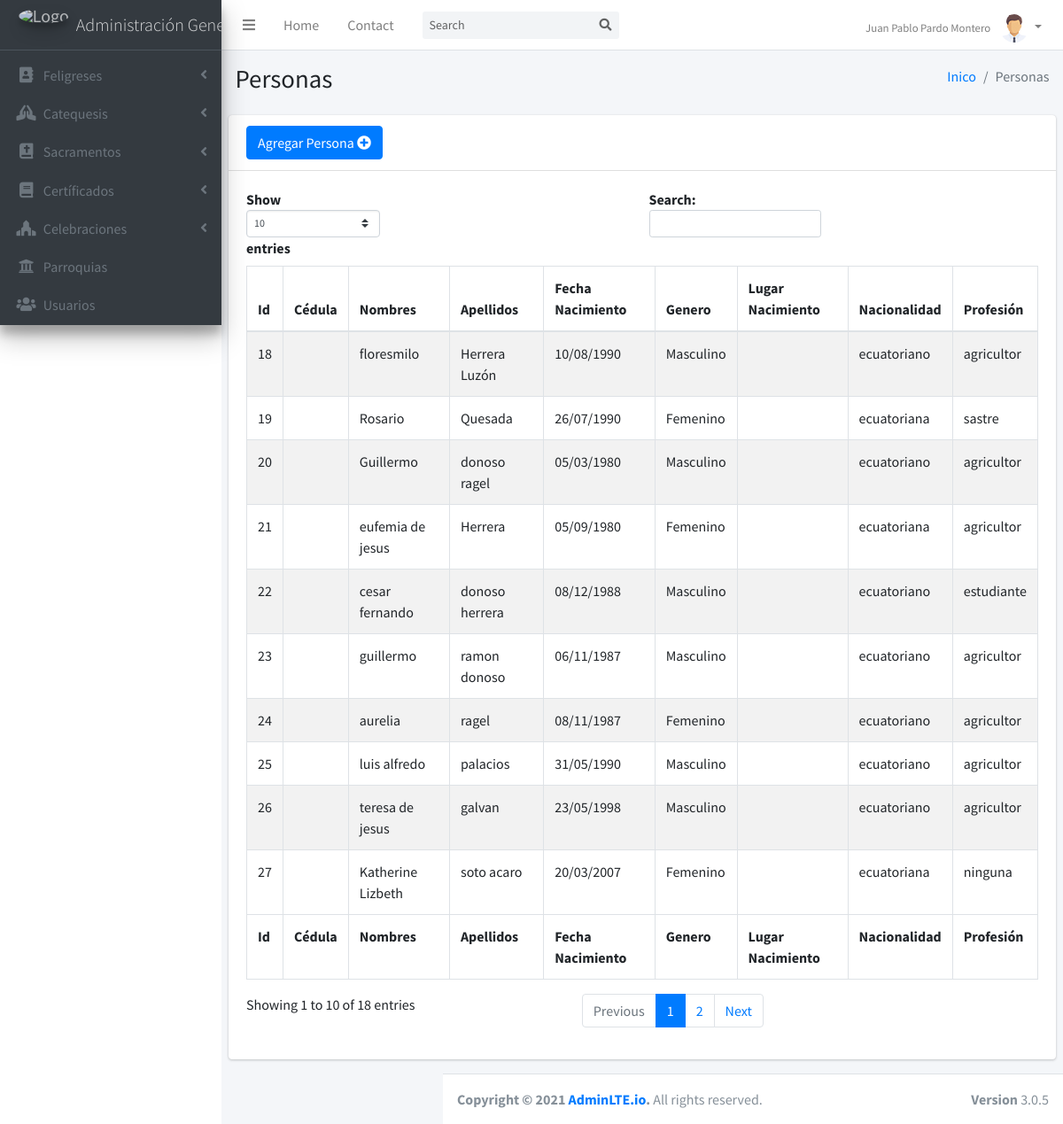
Screenshot of /personas (signed in) with the database file from the repository.
### tables this page shows
CREATE TABLE `persona` (
  `id` int(11) NOT NULL,
  `cedula` varchar(10) NOT NULL,
  `nombres` varchar(100) NOT NULL,
  `apellidos` varchar(100) NOT NULL,
  `f_nacimiento` varchar(50) NOT NULL,
  `genero` enum('Masculino','Femenino') NOT NULL,
  `estado_civil` varchar(50) NOT NULL,
  `nacionalidad` varchar(50) NOT NULL,
  `profesion` varchar(50) NOT NULL
);

### controladores/CtrlPrincipal.php (called while the page is built)
<?php
class Principal
{
	function CtrlPrincipal()
	{
		include "vistas/plantilla.php";
	}
}

### index.php (called while the page is built, shortened)
<?php
	require_once "controladores/CtrlPrincipal.php";
	require_once "controladores/CtrlPersona.php";
	require_once "modelos/MdlPersona.php";
	$Obj_Principal = new Principal();
	$Obj_Principal -> CtrlPrincipal();

### modelos/conexion.php (called while the page is built)
<?php
class conexion
{
	static public function conectar(){
		$con = new PDO("mysql:host=localhost;dbname=parroquia;charset=utf8","root","");
		return $con;
	}
}

### modelos/MdlPersona.php (called while the page is built, shortened)
<?php
require_once ("conexion.php");
 class ModeloPersona{
    static public function mdlMostrarPersona($parametros, $datos){
        if($parametros!=null){
            $stm = conexion::conectar()->prepare("SELECT * FROM persona WHERE id=:datos");
 		    $stm -> bindParam(":datos", $datos, PDO::PARAM_INT);
 		    $stm->execute();
 		    return $stm->fetch();
        }else{
            $stm = conexion::conectar()->prepare("SELECT * FROM persona");
            $stm->execute();
            return $stm->fetchAll();
        }
    }
 }

### controladores/CtrlPersona.php (called while the page is built, shortened)
<?php
class ControladorPerona{
    static public function ctrlMostrarPersona($parametros, $datos){
        $res = ModeloPersona::mdlMostrarPersona($parametros, $datos);
        return $res;
    }
}

### vistas/modulos/personas.php (the view, shortened to what this page needs)
<div class="content-wrapper">
  <section class="content-header">
    <div class="container-fluid">
      <div class="row mb-2">
        <div class="col-sm-6">
          <h1>Personas</h1>
        </div>
        <div class="col-sm-6">
          <ol class="breadcrumb float-sm-right">
            <li class="breadcrumb-item"><a href="inicio">Inico</a></li>
            <li class="breadcrumb-item active">Personas</li>
          </ol>
        </div>
      </div>
    </div>
  </section>
  <section class="content">
    <div class="card">
      <div class="card-header">
        <button class="btn btn-primary" data-toggle="modal" data-target="#ModalPersonas">
          Agregar Persona <span class="fas fa-plus-circle"></span>
        </button>
      </div>
      <div class="card-body">
        <table id="example1" class="table table-bordered table-striped">
               <thead>
                <tr>
                  <th>Id</th>
                  <th>Cédula</th>
                  <th>Nombres</th>
                  <th>Apellidos</th>
                  <th>Fecha Nacimiento</th>
                  <th>Genero</th>
                  <th>Lugar Nacimiento</th>
                  <th>Nacionalidad</th>
                  <th>Profesión</th>
                </tr>
                </thead>
                <tbody>
                  <?php
                    $parametros = null;
                    $datos = null;
                    $persona = ControladorPerona::ctrlMostrarPersona($parametros, $datos);
                    foreach($persona as $key=>$value){
                      echo '
                      <tr>
                        <td>'.$value["id"].'</td>
                        <td>'.$value["cedula"].'</td>
                        <td>'.$value["nombres"].'</td>
                        <td>'.$value["apellidos"].'</td>
                        <td>'.$value["f_nacimiento"].'</td>
                        <td>'.$value["genero"].'</td>
                        <td>'.$value["lugar_nacimiento"].'</td>
                        <td>'.$value["nacionalidad"].'</td>
                        <td>'.$value["profesion"].'</td>
                        <td>
                          <div class="btn btn-group">
                            <button class="btn btn-warning btnEditarPersona" idPersona = "'.$value["id"].'"data-toggle="modal" data-target="#ModalPersonasModificar">
                            <i class="far fa-edit"></i></button>
                            <button class="btn btn-danger btnEliminarPersona" idPersona = "'.$value["id"].'" ><i class="far fa-window-close"></i></button>
                          </div>
                        </td>
                      </tr>
                      ';
                    }
                  ?>
                </tbody>
                <tfoot>
                <tr>
                  <th>Id</th>
                  <th>Cédula</th>
                  <th>Nombres</th>
                  <th>Apellidos</th>
                  <th>Fecha Nacimiento</th>
                  <th>Genero</th>
                  <th>Lugar Nacimiento</th>
                  <th>Nacionalidad</th>
                  <th>Profesión</th>
                </tr>
                </tfoot>
        </table>
      </div>
    </div>
  </section>

### vistas/plantilla.php (shortened to what this page needs)
<!DOCTYPE html>
<html>
<head>
  <link rel="stylesheet" href="vistas/plugins/fontawesome-free/css/all.min.css">
  <link rel="stylesheet" href="https://code.ionicframework.com/ionicons/2.0.1/css/ionicons.min.css">
  <link rel="stylesheet" href="vistas/dist/css/adminlte.min.css">
  <link rel="stylesheet" href="vistas/plugins/sweetalert2/sweetalert2.min.css">
</head>
<?php
    if (isset($_SESSION['login']) && $_SESSION['login'] == 'activa'){
      echo '<body class="hold-transition sidebar-mini">  ';
      echo '<div class="wrapper">';
      include "vistas/modulos/nav.php";
      include "vistas/modulos/menu.php";
      if (isset($_GET["enlace"] )){
        if($_GET["enlace"] == "inicio"  ||
          $_GET["enlace"] == "personas" ||
          $_GET["enlace"] == "familia" ||
          $_GET["enlace"] == "conformacion-familia" ||
          $_GET["enlace"] == "niveles-catesismo" ||
          $_GET["enlace"] == "matriculas-catesismo" ||
          $_GET["enlace"] == "pase-anio-catesismo" ||
          $_GET["enlace"] == "sacramento-bautizo" ||
          $_GET["enlace"] == "sacramento-primera-comunion" ||
          $_GET["enlace"] == "sacramento-confirmacion" ||
          $_GET["enlace"] == "sacramento-matrimonio" ||
          $_GET["enlace"] == "certificado-bautizo" ||
          $_GET["enlace"] == "certificado-primera-comunion" ||
          $_GET["enlace"] == "certificado-confirmacion" ||
          $_GET["enlace"] == "certificado-matrimonio" ||
          $_GET["enlace"] == "eucaristia" ||
          $_GET["enlace"] == "intenciones" ||
          $_GET["enlace"] == "ingresos" ||
          $_GET["enlace"] == "parroquia" ||
          $_GET["enlace"] == "usuarios" ||
          $_GET["enlace"] == "salir" ){
            include "vistas/modulos/".$_GET["enlace"].".php";
        }else{
          include "vistas/modulos/404.php";
        }
      }else{
        include "vistas/modulos/inicio.php";
      }
      include "vistas/modulos/footer.php";
      echo '</div>';
      }else{
        echo '<body class="hold-transition sidebar-mini login-page">  ';
        include "vistas/modulos/login.php";
      }
  ?>
</body>
</html>

### vistas/modulos/nav.php (shortened to what this page needs)
<nav class="main-header navbar navbar-expand navbar-white navbar-light">
  <ul class="navbar-nav">
    <li class="nav-item">
      <a class="nav-link" data-widget="pushmenu" href="#" role="button"><i class="fas fa-bars"></i></a>
    </li>
    <li class="nav-item d-none d-sm-inline-block">
      <a href="inicio" class="nav-link">Home</a>
    </li>
    <li class="nav-item d-none d-sm-inline-block">
      <a href="#" class="nav-link">Contact</a>
    </li>
  </ul>
  <form class="form-inline ml-3">
    <div class="input-group input-group-sm">
      <input class="form-control form-control-navbar" type="search" placeholder="Search" aria-label="Search">
      <div class="input-group-append">
        <button class="btn btn-navbar" type="submit">
          <i class="fas fa-search"></i>
        </button>
      </div>
    </div>
  </form>
  <ul class="navbar-nav ml-auto">
          <li class="nav-item dropdown no-arrow">
            <a class="nav-link dropdown-toggle" href="#" id="userDropdown" role="button" data-toggle="dropdown" aria-haspopup="true" aria-expanded="false">
              <span class="mr-2 d-none d-lg-inline text-gray-600 small">
               <?php echo $_SESSION["nombre"];?>
                </span>
              <img class="img-profile rounded-circle" src="vistas/dist/img/user.jpg">
            </a>
          </li>
  </ul>
</nav>

### vistas/modulos/menu.php (shortened to what this page needs)
  <aside class="main-sidebar sidebar-dark-primary elevation-4">
    <a href="inicio" class="brand-link">
      <?php
      echo '
      <img src="'.$_SESSION["logo"].'"
           alt="Logo"
           class="brand-image img-circle elevation-3"
           style="opacity: .8">
      <span class="brand-text font-weight-light">'.$_SESSION["nombre_parroquia"].'</span>
    </a>
      <nav class="mt-2">';
      ?>
        <?php
        if($_SESSION['rol'] == 1 )
        {
        ?>
<ul class="nav nav-pills nav-sidebar flex-column" data-widget="treeview" role="menu" data-accordion="false">
          <li class="nav-item has-treeview">
            <a href="#" class="nav-link">
              <i class="nav-icon fas fa-address-book"></i>
              <p>
                Feligreses
                <i class="right fas fa-angle-left"></i>
              </p>
            </a>
          </li>
          <li class="nav-item has-treeview">
            <a href="#" class="nav-link">
              <i class="nav-icon fas fa-praying-hands"></i>
              <p>
                Catequesis
                <i class="right fas fa-angle-left"></i>
              </p>
            </a>
          </li>
          <li class="nav-item has-treeview">
            <a href="#" class="nav-link">
              <i class="nav-icon fas fa-bible"></i>
              <p>
                Sacramentos
                <i class="fas fa-angle-left right"></i>
              </p>
            </a>
          </li>
          <li class="nav-item has-treeview">
            <a href="#" class="nav-link">
              <i class="nav-icon fas fa-book"></i>
              <p>
                Certíficados
                <i class="fas fa-angle-left right"></i>
              </p>
            </a>
          </li>
          <li class="nav-item has-treeview">
            <a href="#" class="nav-link">
              <i class="nav-icon fas fa-place-of-worship"></i>
              <p>
                Celebraciones
                <i class="fas fa-angle-left right"></i>
              </p>
            </a>
          </li>
        <li class="nav-item">
            <a href="parroquia" class="nav-link">
              <i class="nav-icon fas fa-university"></i>
              <p>
                Parroquias
              </p>
            </a>
          </li>
        <li class="nav-item">
            <a href="usuarios" class="nav-link">
              <i class="nav-icon fas fa-users"></i>
              <p>
                Usuarios
              </p>
            </a>
          </li>
        <?php
        }else{
        }
        ?>
        </ul>
      </nav>
    </div>

### vistas/modulos/footer.php
<footer class="main-footer">
    <div class="float-right d-none d-sm-block">
      <b>Version</b> 3.0.5
    </div>
    <strong>Copyright &copy; 2021 <a href="http://adminlte.io">AdminLTE.io</a>.</strong> All rights
    reserved.
  </footer>

### rows the page displays
persona: id "18", nombres "floresmilo", apellidos "Herrera Luzón", f_nacimiento "10/08/1990", genero "Masculino", nacionalidad "ecuatoriano", profesion "agricultor"
persona: id "19", nombres "Rosario", apellidos "Quesada", f_nacimiento "26/07/1990", genero "Femenino", nacionalidad "ecuatoriana", profesion "sastre"
persona: id "20", nombres "Guillermo", apellidos "donoso ragel", f_nacimiento "05/03/1980", genero "Masculino", nacionalidad "ecuatoriano", profesion "agricultor"
persona: id "21", nombres "eufemia de jesus", apellidos "Herrera", f_nacimiento "05/09/1980", genero "Femenino", nacionalidad "ecuatoriana", profesion "agricultor"
persona: id "22", nombres "cesar fernando", apellidos "donoso herrera", f_nacimiento "08/12/1988", genero "Masculino", nacionalidad "ecuatoriano", profesion "estudiante"
persona: id "23", nombres "guillermo", apellidos "ramon donoso", f_nacimiento "06/11/1987", genero "Masculino", nacionalidad "ecuatoriano", profesion "agricultor"
persona: id "24", nombres "aurelia", apellidos "ragel", f_nacimiento "08/11/1987", genero "Femenino", nacionalidad "ecuatoriano", profesion "agricultor"
persona: id "25", nombres "luis alfredo", apellidos "palacios", f_nacimiento "31/05/1990", genero "Masculino", nacionalidad "ecuatoriano", profesion "agricultor"
persona: id "26", nombres "teresa de jesus", apellidos "galvan", f_nacimiento "23/05/1998", genero "Masculino", nacionalidad "ecuatoriano", profesion "agricultor"
persona: id "27", nombres "Katherine Lizbeth", apellidos "soto acaro", f_nacimiento "20/03/2007", genero "Femenino", nacionalidad "ecuatoriana", profesion "ninguna"

### other values shown
$_SESSION["nombre"] "Juan Pablo Pardo Montero"
$_SESSION["nombre_parroquia"] "Administración…"
